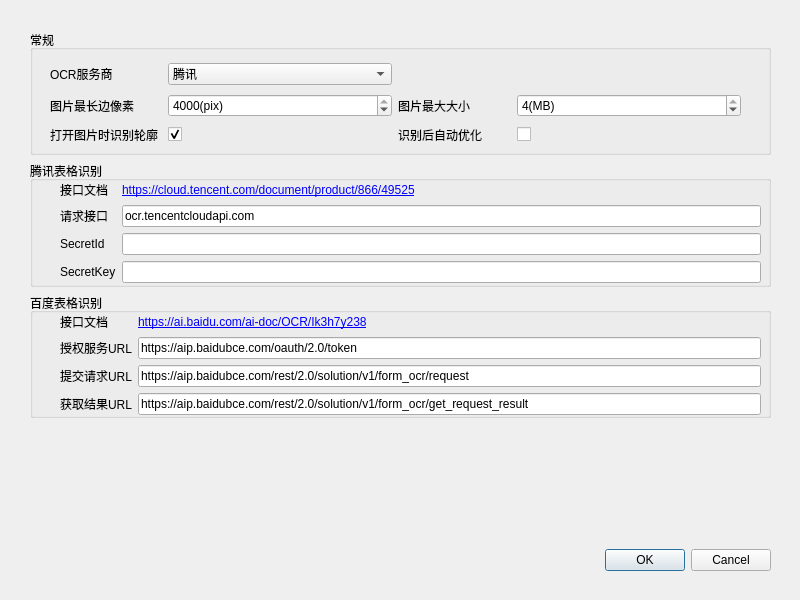
<?xml version="1.0" encoding="UTF-8"?>
<ui version="4.0">
 <class>ConfigDialog</class>
 <widget class="QDialog" name="ConfigDialog">
  <property name="geometry">
   <rect>
    <x>0</x>
    <y>0</y>
    <width>800</width>
    <height>600</height>
   </rect>
  </property>
  <property name="minimumSize">
   <size>
    <width>800</width>
    <height>600</height>
   </size>
  </property>
  <property name="windowTitle">
   <string>设置</string>
  </property>
  <property name="windowIcon">
   <iconset resource="../qcr.qrc">
    <normaloff>:/images/logo.png</normaloff>:/images/logo.png</iconset>
  </property>
  <widget class="QWidget" name="verticalLayoutWidget">
   <property name="geometry">
    <rect>
     <x>20</x>
     <y>20</y>
     <width>761</width>
     <height>561</height>
    </rect>
   </property>
   <layout class="QVBoxLayout" name="vertical_layout">
    <property name="leftMargin">
     <number>10</number>
    </property>
    <property name="topMargin">
     <number>10</number>
    </property>
    <property name="rightMargin">
     <number>10</number>
    </property>
    <property name="bottomMargin">
     <number>10</number>
    </property>
    <item>
     <widget class="QGroupBox" name="gb_normal">
      <property name="sizePolicy">
       <sizepolicy hsizetype="Expanding" vsizetype="MinimumExpanding">
        <horstretch>0</horstretch>
        <verstretch>0</verstretch>
       </sizepolicy>
      </property>
      <property name="title">
       <string>常规</string>
      </property>
      <widget class="QWidget" name="gridLayoutWidget">
       <property name="geometry">
        <rect>
         <x>10</x>
         <y>20</y>
         <width>711</width>
         <height>109</height>
        </rect>
       </property>
       <layout class="QGridLayout" name="grid_normal" columnstretch="1,2,1,2">
        <property name="leftMargin">
         <number>10</number>
        </property>
        <property name="topMargin">
         <number>10</number>
        </property>
        <property name="rightMargin">
         <number>10</number>
        </property>
        <property name="bottomMargin">
         <number>10</number>
        </property>
        <item row="1" column="1">
         <widget class="QSpinBox" name="spin_img_length">
          <property name="frame">
           <bool>true</bool>
          </property>
          <property name="suffix">
           <string>(pix)</string>
          </property>
          <property name="minimum">
           <number>500</number>
          </property>
          <property name="maximum">
           <number>4000</number>
          </property>
          <property name="singleStep">
           <number>100</number>
          </property>
          <property name="value">
           <number>4000</number>
          </property>
         </widget>
        </item>
        <item row="1" column="3">
         <widget class="QSpinBox" name="spin_img_size">
          <property name="suffix">
           <string>(MB)</string>
          </property>
          <property name="minimum">
           <number>1</number>
          </property>
          <property name="maximum">
           <number>4</number>
          </property>
          <property name="value">
           <number>4</number>
          </property>
         </widget>
        </item>
        <item row="0" column="0">
         <widget class="QLabel" name="label_6">
          <property name="text">
           <string>OCR服务商</string>
          </property>
         </widget>
        </item>
        <item row="1" column="2">
         <widget class="QLabel" name="label_img_size">
          <property name="toolTip">
           <string>由于接口限制, 图片大小通常不能超过4MB, 程序会自动将图片压缩到设定的大小以下!</string>
          </property>
          <property name="text">
           <string>图片最大大小</string>
          </property>
         </widget>
        </item>
        <item row="1" column="0">
         <widget class="QLabel" name="label_img_length">
          <property name="toolTip">
           <string>由于接口限制, 图片最长边像素通常不能超过4000像素, 程序会自动将图片等比例缩小到设定的像素值以下!</string>
          </property>
          <property name="text">
           <string>图片最长边像素</string>
          </property>
         </widget>
        </item>
        <item row="0" column="1">
         <widget class="QComboBox" name="combo_service_provider">
          <property name="styleSheet">
           <string notr="true"/>
          </property>
          <item>
           <property name="text">
            <string>腾讯</string>
           </property>
          </item>
          <item>
           <property name="text">
            <string>百度</string>
           </property>
          </item>
         </widget>
        </item>
        <item row="2" column="2">
         <widget class="QLabel" name="label_7">
          <property name="toolTip">
           <string>请确保矫正图片后再使用优化功能，否则优化后可能效果更差！</string>
          </property>
          <property name="text">
           <string>识别后自动优化</string>
          </property>
         </widget>
        </item>
        <item row="2" column="3">
         <widget class="QCheckBox" name="check_auto_optimize"/>
        </item>
        <item row="2" column="0">
         <widget class="QLabel" name="label_9">
          <property name="text">
           <string>打开图片时识别轮廓</string>
          </property>
         </widget>
        </item>
        <item row="2" column="1">
         <widget class="QCheckBox" name="check_auto_edge_detection">
          <property name="checked">
           <bool>true</bool>
          </property>
         </widget>
        </item>
       </layout>
      </widget>
     </widget>
    </item>
    <item>
     <widget class="QGroupBox" name="gb_tx">
      <property name="sizePolicy">
       <sizepolicy hsizetype="Expanding" vsizetype="MinimumExpanding">
        <horstretch>0</horstretch>
        <verstretch>0</verstretch>
       </sizepolicy>
      </property>
      <property name="title">
       <string>腾讯表格识别</string>
      </property>
      <widget class="QWidget" name="formLayoutWidget_3">
       <property name="geometry">
        <rect>
         <x>20</x>
         <y>10</y>
         <width>721</width>
         <height>143</height>
        </rect>
       </property>
       <layout class="QFormLayout" name="form_tx">
        <property name="sizeConstraint">
         <enum>QLayout::SetDefaultConstraint</enum>
        </property>
        <property name="fieldGrowthPolicy">
         <enum>QFormLayout::ExpandingFieldsGrow</enum>
        </property>
        <property name="leftMargin">
         <number>10</number>
        </property>
        <property name="topMargin">
         <number>10</number>
        </property>
        <property name="rightMargin">
         <number>10</number>
        </property>
        <property name="bottomMargin">
         <number>10</number>
        </property>
        <item row="1" column="0">
         <widget class="QLabel" name="label_tx_url">
          <property name="text">
           <string>请求接口</string>
          </property>
         </widget>
        </item>
        <item row="1" column="1">
         <widget class="QLineEdit" name="line_tx_url">
          <property name="text">
           <string>ocr.tencentcloudapi.com</string>
          </property>
         </widget>
        </item>
        <item row="2" column="0">
         <widget class="QLabel" name="label_8">
          <property name="text">
           <string>SecretId</string>
          </property>
         </widget>
        </item>
        <item row="2" column="1">
         <widget class="QLineEdit" name="line_tx_secret_id"/>
        </item>
        <item row="3" column="0">
         <widget class="QLabel" name="label_5">
          <property name="text">
           <string>SecretKey</string>
          </property>
         </widget>
        </item>
        <item row="3" column="1">
         <widget class="QLineEdit" name="line_tx_secret_key"/>
        </item>
        <item row="0" column="0">
         <widget class="QLabel" name="label_10">
          <property name="text">
           <string>接口文档</string>
          </property>
         </widget>
        </item>
        <item row="0" column="1">
         <widget class="QLabel" name="label_11">
          <property name="text">
           <string>&lt;a href = https://cloud.tencent.com/document/product/866/49525&gt;https://cloud.tencent.com/document/product/866/49525&lt;/a&gt;</string>
          </property>
          <property name="openExternalLinks">
           <bool>true</bool>
          </property>
         </widget>
        </item>
       </layout>
      </widget>
     </widget>
    </item>
    <item>
     <widget class="QGroupBox" name="gb_bd">
      <property name="sizePolicy">
       <sizepolicy hsizetype="Expanding" vsizetype="MinimumExpanding">
        <horstretch>0</horstretch>
        <verstretch>0</verstretch>
       </sizepolicy>
      </property>
      <property name="title">
       <string>百度表格识别</string>
      </property>
      <widget class="QWidget" name="formLayoutWidget">
       <property name="geometry">
        <rect>
         <x>20</x>
         <y>10</y>
         <width>721</width>
         <height>211</height>
        </rect>
       </property>
       <layout class="QFormLayout" name="form_bd">
        <property name="sizeConstraint">
         <enum>QLayout::SetDefaultConstraint</enum>
        </property>
        <property name="fieldGrowthPolicy">
         <enum>QFormLayout::ExpandingFieldsGrow</enum>
        </property>
        <property name="leftMargin">
         <number>10</number>
        </property>
        <property name="topMargin">
         <number>10</number>
        </property>
        <property name="rightMargin">
         <number>10</number>
        </property>
        <property name="bottomMargin">
         <number>10</number>
        </property>
        <item row="2" column="1">
         <widget class="QLineEdit" name="line_bd_request_url">
          <property name="text">
           <string>https://aip.baidubce.com/rest/2.0/solution/v1/form_ocr/request</string>
          </property>
         </widget>
        </item>
        <item row="3" column="0">
         <widget class="QLabel" name="label_2">
          <property name="text">
           <string>获取结果URL</string>
          </property>
         </widget>
        </item>
        <item row="3" column="1">
         <widget class="QLineEdit" name="line_bd_get_result_url">
          <property name="text">
           <string>https://aip.baidubce.com/rest/2.0/solution/v1/form_ocr/get_request_result</string>
          </property>
         </widget>
        </item>
        <item row="4" column="0">
         <widget class="QLabel" name="label_3">
          <property name="text">
           <string>API Key</string>
          </property>
         </widget>
        </item>
        <item row="4" column="1">
         <widget class="QLineEdit" name="line_bd_api_key"/>
        </item>
        <item row="5" column="0">
         <widget class="QLabel" name="label_4">
          <property name="text">
           <string>Secret Key</string>
          </property>
         </widget>
        </item>
        <item row="5" column="1">
         <widget class="QLineEdit" name="line_bd_secret_key"/>
        </item>
        <item row="2" column="0">
         <widget class="QLabel" name="label">
          <property name="text">
           <string>提交请求URL</string>
          </property>
         </widget>
        </item>
        <item row="1" column="0">
         <widget class="QLabel" name="label_get_token_url">
          <property name="text">
           <string>授权服务URL</string>
          </property>
         </widget>
        </item>
        <item row="1" column="1">
         <widget class="QLineEdit" name="line_bd_get_token_url">
          <property name="text">
           <string>https://aip.baidubce.com/oauth/2.0/token</string>
          </property>
         </widget>
        </item>
        <item row="0" column="0">
         <widget class="QLabel" name="label_12">
          <property name="text">
           <string>接口文档</string>
          </property>
         </widget>
        </item>
        <item row="0" column="1">
         <widget class="QLabel" name="label_13">
          <property name="text">
           <string>&lt;a href = https://ai.baidu.com/ai-doc/OCR/Ik3h7y238&gt;https://ai.baidu.com/ai-doc/OCR/Ik3h7y238&lt;/a&gt;</string>
          </property>
          <property name="openExternalLinks">
           <bool>true</bool>
          </property>
         </widget>
        </item>
       </layout>
      </widget>
     </widget>
    </item>
    <item>
     <spacer name="verticalSpacer">
      <property name="orientation">
       <enum>Qt::Vertical</enum>
      </property>
      <property name="sizeHint" stdset="0">
       <size>
        <width>20</width>
        <height>40</height>
       </size>
      </property>
     </spacer>
    </item>
    <item>
     <widget class="QDialogButtonBox" name="button_box">
      <property name="orientation">
       <enum>Qt::Horizontal</enum>
      </property>
      <property name="standardButtons">
       <set>QDialogButtonBox::Cancel|QDialogButtonBox::Ok</set>
      </property>
     </widget>
    </item>
   </layout>
  </widget>
 </widget>
 <resources>
  <include location="../qcr.qrc"/>
 </resources>
 <connections>
  <connection>
   <sender>button_box</sender>
   <signal>accepted()</signal>
   <receiver>ConfigDialog</receiver>
   <slot>accept()</slot>
   <hints>
    <hint type="sourcelabel">
     <x>248</x>
     <y>254</y>
    </hint>
    <hint type="destinationlabel">
     <x>157</x>
     <y>274</y>
    </hint>
   </hints>
  </connection>
  <connection>
   <sender>button_box</sender>
   <signal>rejected()</signal>
   <receiver>ConfigDialog</receiver>
   <slot>reject()</slot>
   <hints>
    <hint type="sourcelabel">
     <x>316</x>
     <y>260</y>
    </hint>
    <hint type="destinationlabel">
     <x>286</x>
     <y>274</y>
    </hint>
   </hints>
  </connection>
 </connections>
</ui>
